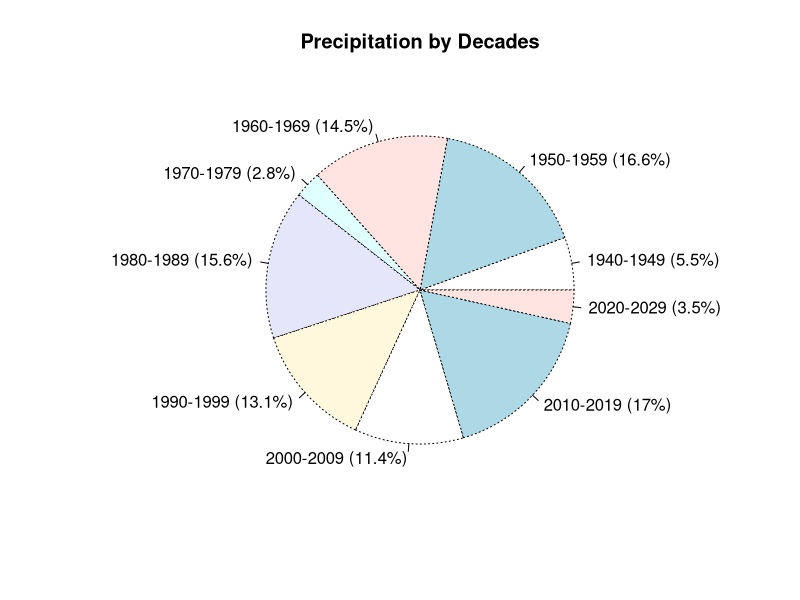
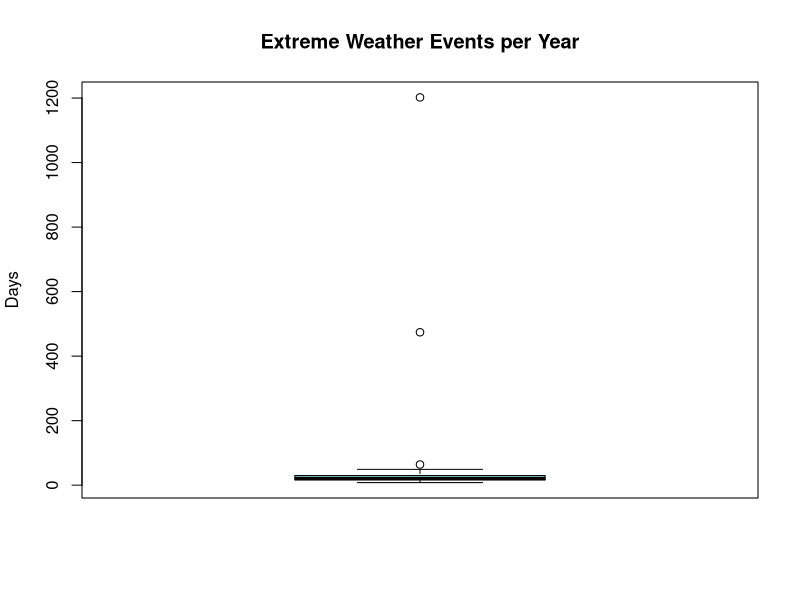
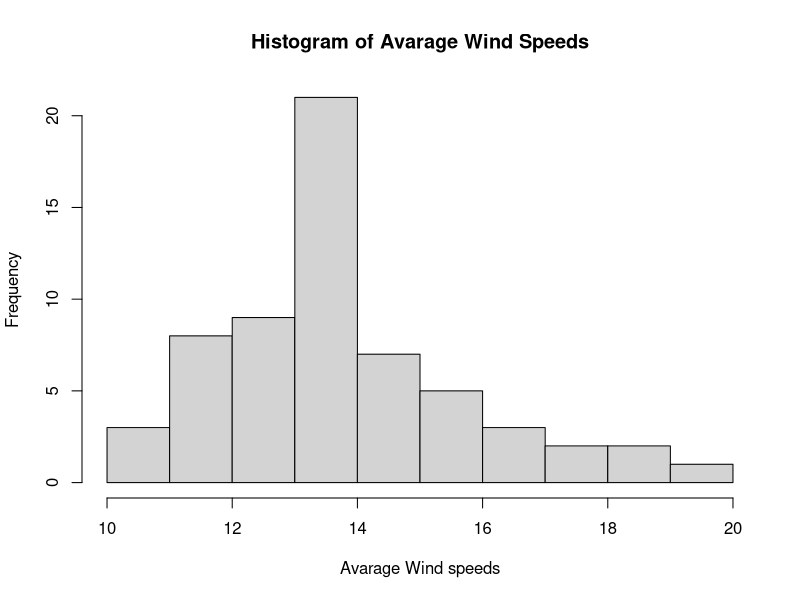
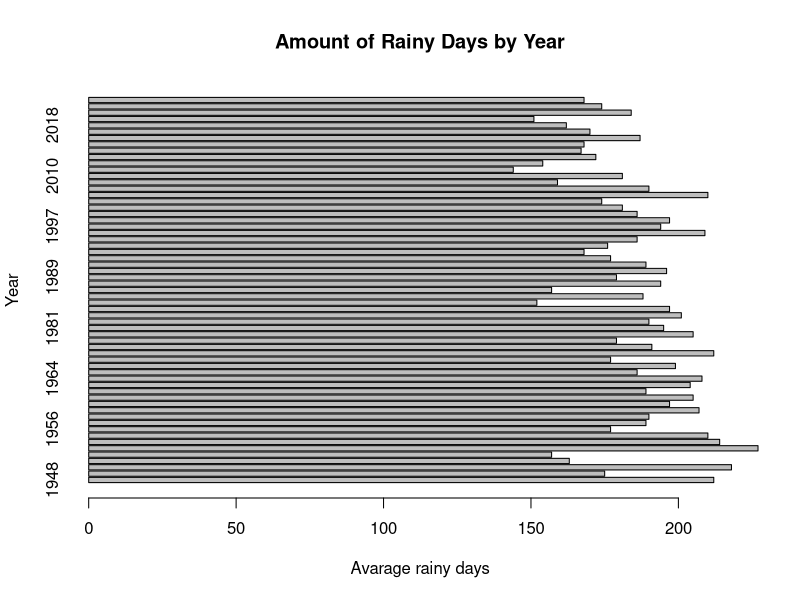
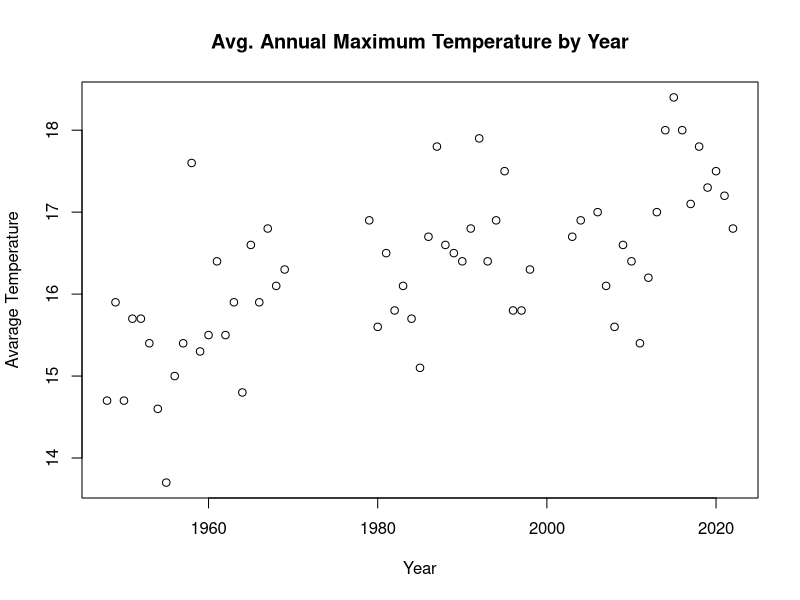

The R script that drew these images, in order:
#import climate data
ClimateData <- read.csv("ClimateData.csv")
print(ClimateData)

#6. printing the data in the csv creates a table, while printing a summary creates an overview of  the data in the table such as central tendency (min, mean, median, max, and quartiles)
summary(ClimateData)

#7. FG stands for the number of foggy days
#8. Empty values are represented as NA 
paste (print("N/A:"), sum(is.na(ClimateData)))

#9. ClimateData's variable class is data.frame; it is data displayed as a table
paste (print("Variable Type:"), print(class(ClimateData)))

UniqueCD <- unique(ClimateData)
#duplicated(UniqueCD)
#10. Comment of code above checks if new dataset has removed duplicates
print(UniqueCD)
#11. Calculates mean and median of all columns within the cleaned dataset:
summary(UniqueCD)

#12. the standard deviation of T is NA because the NA in the dataset makes it impossible for the program to find the standard deviation.
print("standard deviation of T:")
sd(UniqueCD$T)

#13. to fix this problem we have to make the program ommit the NA values in its calculations, using na.omit
#sd(na.omit(UniqueCD$T))
print("standard deviation, ommiting NA values:")
sapply(na.omit(UniqueCD), sd)

#creates new variable out of climate data that is unique and omits NA values
OUCD <- na.omit(UniqueCD, na.rm = True)
print(OUCD)
#OUCD stands for omited, unique, Climate Data

#14. Creates Piechart:
Sort <- OUCD[, c("Year", "PP")]
Sort$Decade <- cut(Sort$Year, breaks = seq(1940, 2030, by = 10), include.lowest = TRUE, labels = c("1940-1949", "1950-1959", "1960-1969","1970-1979", "1980-1989", "1990-1999", "2000-2009", "2010-2019", "2020-2029"))
decade_data <- aggregate(PP ~ Decade, Sort, sum)
print (Sort)

PercLbl <- paste0(decade_data$Decade, " (", round(100 * decade_data$PP / sum(decade_data$PP), 1), "%)")

pie(decade_data$PP, labels =  PercLbl, main = "Precipitation by Decades", lty = 3)
#14. since there is only one year that counts PP in the 1970s it shows as having "less" rain

#15. Creates box and whisker plot:
EWData <- cbind(OUCD$SN, OUCD$TS, OUCD$TN, OUCD$GR)
print(EWData)
print(rowSums(EWData))
EWData<- rowSums(EWData)

boxplot(EWData, ylab= "Days", main= "Extreme Weather Events per Year", density=50, col="cadetblue3")

#16. Creates Histogram of avarage wind speeds
WS <- OUCD$V
print(OUCD$V)
hist(WS, main = "Histogram of Avarage Wind Speeds", xlab="Avarage Wind speeds", plot = TRUE, axes = TRUE, xlim = range(10:11, 11:12, 12:13, 13:14, 14:15, 15:16, 16:17, 17:18, 18:19, 19:20))
#16. 13-14 wind speed is the most populated on the histogram

#17. creates bar graph
bgx <- OUCD$Year
bgy <- OUCD$RA
print(cbind(bgx, bgy))

barplot(bgy, names.arg = bgx, main = "Amount of Rainy Days by Year", horiz = TRUE, ylab = "Year", xlab = "Avarage rainy days")
#17. yes i think a bar graph is good to represent this data, we can clearly see which year produced what amount of rain, meaning that the graph is functional

#18. creates a scatterplot of average annual maximum temperature vs. Year
spx <- OUCD$Year
spy <- OUCD$TM
print(cbind(spx, spy))

plot(spx, spy, main="Avg. Annual Maximum Temperature by Year", xlab="Year", ylab="Avarage Temperature")
#18. it appears to be trending ever so slightly upwards. although i do not think that the years are causing the upward trend, it is just correlated.


